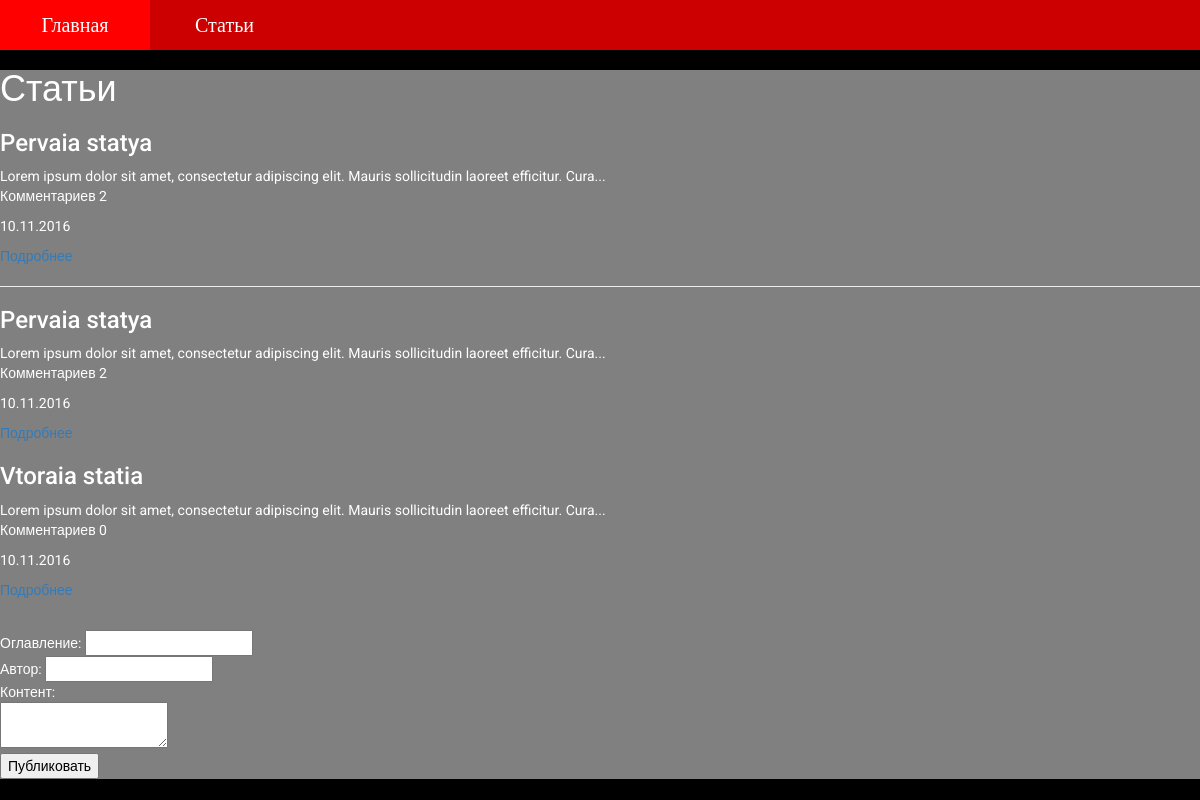
The page / on the database its author committed.
### tables this page shows
CREATE TABLE IF NOT EXISTS `blogs` (
  `id` INT(10) UNSIGNED AUTO_INCREMENT NOT NULL,
  `title` VARCHAR(255) NOT NULL,
  `url` VARCHAR(255) NOT NULL,
  `content` TEXT NOT NULL,
  `author` VARCHAR(255) NOT NULL,
  `created_at` TIMESTAMP DEFAULT CURRENT_TIMESTAMP(),
  `updated_at` TIMESTAMP DEFAULT CURRENT_TIMESTAMP(),
  PRIMARY KEY (`id`)
) ENGINE InnoDB;

### lib/View.php (called while the page is built, shortened)
<?php
class View {
    public static function run($name, array $params = null) {
        $name = preg_replace('/\.+/s', DIRECTORY_SEPARATOR, $name);
        require VIEW_PATH . DIRECTORY_SEPARATOR . $name . '.php';
    }
}

### lib/Url.php (called while the page is built, shortened)
<?php
class Url {
    public static function to($path) {
        $url = "http" . (($_SERVER['SERVER_PORT'] == 443) ? "s://" : "://") . $_SERVER['HTTP_HOST'] . $path;
        return $url;
    }
    public static function current() {
        $request_uri = $_SERVER['REQUEST_URI'];
        $url = "http" . (($_SERVER['SERVER_PORT'] == 443) ? "s://" : "://") . $_SERVER['HTTP_HOST'] . $request_uri;
        return $url;
    }
}

### app/controller/BlogController.php (called while the page is built, shortened)
<?php
class BlogController extends Controller {
    public function index() {
        $sql = "
            SELECT b.*, COUNT(c.`id`) AS `comment_count`
            FROM `blogs` AS b
            INNER JOIN `comments` AS c
              ON b.`id` = c.`blog_id`
            GROUP BY b.`id`
            HAVING MAX(c.`blog_id`)
            ORDER BY `comment_count` DESC
            LIMIT 5
        ";
        $top = DB::select($sql);
        $sql = "
            SELECT COUNT(*) AS `count`
            FROM `blogs`
        ";
        $blog_count = DB::select($sql);
        $paginator = [];
        $paginator['total'] = (int)$blog_count[0]['count'];
        $paginator['count'] = 10;
        $paginator['page'] = isset($_GET['page']) ? (int)$_GET['page'] : 1;
        $paginator['offset'] = ($paginator['page'] - 1) * $paginator['count'];
        $sql = "
            SELECT b.*, COUNT(c.`id`) AS `comment_count`
            FROM `blogs` AS b
            LEFT JOIN `comments` AS c
              ON b.`id` = c.`blog_id`
            GROUP BY b.`id`
            ORDER BY `updated_at` DESC
            LIMIT {$paginator['offset']},{$paginator['count']}
        ";
        $blogs = DB::select($sql);
        View::run('blog.index', [
            'blogs' => $blogs,
            'top'   => $top,
            'paginator' => $paginator,
        ]);
    }
}
?>

### config/route.php (called while the page is built, shortened)
<?php
Route::run();
?>

### lib/Application.php (called while the page is built, shortened)
<?php
class Application {
    public function run() {
        require CONFIG_PATH . DIRECTORY_SEPARATOR . 'route.php';
    }
}

### web/index.php (called while the page is built, shortened)
<?php
$application = new \Project\Lib\Application(config("setting"));
$application->run();
?>

### lib/DB.php (called while the page is built, shortened)
<?php
class DB {
    private static $pdo = null;
    public static function run() {
        $db_config = require (CONFIG_PATH . DIRECTORY_SEPARATOR . 'db.php');
        try {
            static::$pdo = new \PDO($db_config['dsn'], $db_config['user'], $db_config['password']);
            static::$pdo->setAttribute(\PDO::ATTR_ERRMODE, \PDO::ERRMODE_EXCEPTION);
        } catch(\Exception $e) {
            d($e);
        }
    }
    public static function select($sql, $params = null) {
        $db = static::$pdo;
        $stmt = $db->prepare($sql);
        $stmt->execute($params);
        $stmt->setFetchMode(\PDO::FETCH_ASSOC);
        return $stmt->fetchAll();
    }
}

### app/view/blog/index.php (the view, shortened to what this page needs)
<?= \Project\Lib\View::run('layout.index') ?>
<?= \Project\Lib\View::run('layout.header') ?>
<section class="content">
    <h1>Статьи</h1>
    <div class="popular">
        <?php if(count($top) > 0): ?>
            <?php foreach($top as $blog): ?>
                <div class="blog">
                    <h3><?= $blog['title'] ?></h3>
                    <div>
                        <?= $blog['content'] ?>
                    </div>
                    <p>Комментариев <?= $blog['comment_count'] ?></p>
                    <p><?= date('d.m.Y', strtotime($blog['updated_at'])) ?></p>
                    <a href="<?= \Project\Lib\Url::to("/blog?{$blog['url']}") ?>">Подробнее</a>
                </div>
            <?php endforeach; ?>
        <?php else: ?>
            <h2>Нет популярных статей</h2>
        <?php endif; ?>
    </div>
    <hr>
    <div class="blogs">
        <?php if(count($blogs) > 0): ?>
            <?php foreach($blogs as $blog): ?>
                <div class="blog">
                    <h3><?= $blog['title'] ?></h3>
                    <div>
                        <?= $blog['content'] ?>
                    </div>
                    <p>Комментариев <?= $blog['comment_count'] ?></p>
                    <p><?= date('d.m.Y', strtotime($blog['updated_at'])) ?></p>
                    <a href="<?= \Project\Lib\Url::to("/blog?{$blog['url']}") ?>">Подробнее</a>
                </div>
            <?php endforeach; ?>
            <div class="block center">
            </div>
        <?php else: ?>
            <h2>Нет статей</h2>
        <?php endif; ?>
        <div class="writer">
            <form action="<?= \Project\Lib\Url::to('/blog/create') ?>" method="post">
                Оглавление: <input name="title" type="text" required><br>
                Автор: <input name="author"  type="text" required><br>
                Контент:<br>
                <textarea name="content" class="tinymce"></textarea><br>
                <button type="submit">Публиковать</button>
            </form>
        </div>
    </div>
</section>
<?= \Project\Lib\View::run('layout.footer') ?>

### lib/Route.php (shortened to what this page needs)
<?php
class Route {
    private static $routes = [];
    public static function get($uri, $controller, $action) {
        static::$routes[] = [
            'uri'        => $uri,
            'method'     => 'GET',
            'controller' => $controller,
            'action'     => $action,
        ];
    }
    public static function post($uri, $controller, $action) {
        static::$routes[] = [
            'uri'        => $uri,
            'method'     => 'POST',
            'controller' => $controller,
            'action'     => $action,
        ];
    }
    public static function run() {
        $uri = $_SERVER['REQUEST_URI'];
        $method = $_SERVER['REQUEST_METHOD'];
        foreach(static::$routes as $route) {
            if($route['uri']    == $uri
            && $route['method'] == $method)
            {
                $controller = new $controller();
                $controller->{$route['action']}();
                return;
            }
        }
    }
}
?>

### web/css/style.css (style rules this page uses)
* { box-sizing: border-box; }
body { margin: 0px; padding: 0px; font-family: 'Roboto', sans-serif; background: black; }
body .content { display: block; width: 1200px; margin: 0 auto; height: auto; background: gray; color: white; }
div.block { display: block; width: 1200px; margin: 0 auto; padding: 10px 0px; height: auto; }
div.block.center { text-align: center; }
.writer button { color: black; }
.writer input { color: black; }
.writer textarea { color: black; }

### rows shown on the page
blogs: title "Pervaia statya", content "Lorem ipsum dolor sit amet, consectetur adipiscing elit. Mauris sollicitudin laoreet efficitur. Cura...", comment_count "2", updated_at "10.11.2016"
blogs: title "Vtoraia statia", content "Lorem ipsum dolor sit amet, consectetur adipiscing elit. Mauris sollicitudin laoreet efficitur. Cura...", comment_count "0", updated_at "10.11.2016"
